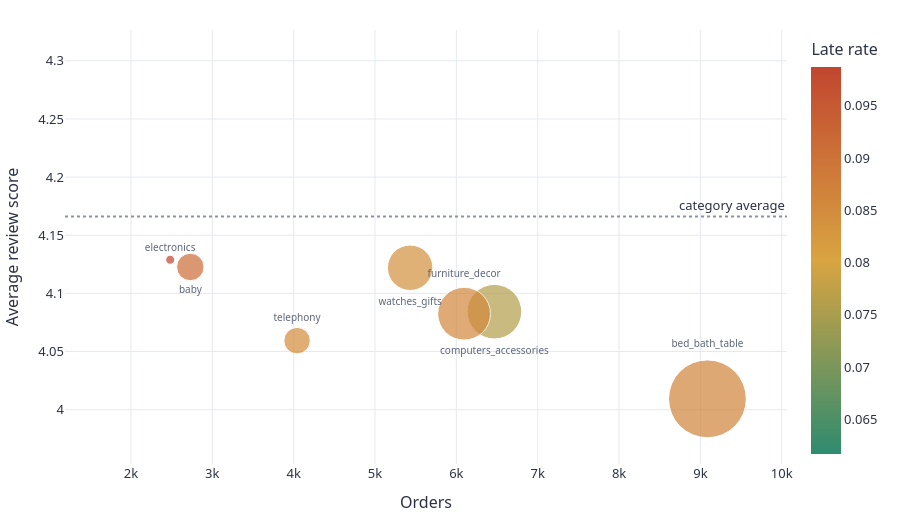

The cell this chart's notebook holds for it:
### Markdown cell above
---
# 5. Where is the risk concentrated?

Now the Satisfaction-at-Risk metric from notebook 01 earns its keep. Every segment below is
ranked by excess detractors (how many one- and two-star reviews would vanish if it merely
behaved like the marketplace average) rather than by its raw score.

### Code cell
cat = A.category_view(base, baseline)
V.fig_category_risk(cat)

### Figure 1 — Plotly figure (JSON) as saved in the notebook; plotly's stock layout.template omitted (floating-point values rounded to 4 significant figures)
{"data": [{"hovertemplate": "<b>%{hovertext}</b><br><br>Orders=%{x}<br>Average review score=%{y}<br>gmv_exposure=%{marker.size}<br>label=%{text}<br>Late rate=%{marker.color}<extra></extra>", "hovertext": ["bed_bath_table", "health_beauty", "sports_leisure", "computers_accessories", "furniture_decor", "housewares", "watches_gifts", "telephony", "auto", "toys", "cool_stuff", "garden_tools", "perfumery", "baby", "electronics", "stationery", "fashion_bags_accessories", "pet_shop"], "legendgroup": "", "marker": {"color": [0.08651, 0.08851, 0.07724, 0.07607, 0.08597, 0.06919, 0.08395, 0.08511, 0.08577, 0.07361, 0.06724, 0.07998, 0.07451, 0.09121, 0.09871, 0.07754, 0.0663, 0.06168], "coloraxis": "coloraxis", "size": [30270.0, 0.0, 0.0, 14900.0, 13940.0, 0.0, 10330.0, 3511.0, 0.0, 0.0, 0.0, 0.0, 0.0, 3770.0, 405.3, 0.0, 0.0, 0.0], "sizemode": "area", "sizeref": 10.01, "symbol": "circle"}, "mode": "markers+text", "name": "", "orientation": "v", "showlegend": false, "text": ["bed_bath_table", "", "", "computers_accessories", "furniture_decor", "", "watches_gifts", "telephony", "", "", "", "", "", "baby", "electronics", "", "", ""], "textfont": {"color": "#5c667c", "size": 10}, "textposition": ["top center", "top center", "top center", "bottom center", "top center", "top center", "bottom center", "top center", "top center", "top center", "top center", "top center", "top center", "bottom center", "top center", "top center", "top center", "top center"], "type": "scatter", "x": [9086, 8530, 7431, 6468, 6095, 5637, 5432, 4042, 3766, 3736, 3495, 3376, 3033, 2730, 2482, 2231, 1795, 1670], "xaxis": "x", "y": [4.009, 4.235, 4.235, 4.084, 4.083, 4.208, 4.122, 4.059, 4.155, 4.242, 4.229, 4.201, 4.265, 4.123, 4.129, 4.305, 4.245, 4.275], "yaxis": "y"}], "layout": {"annotations": [{"showarrow": false, "text": "category average", "x": 1, "xanchor": "right", "xref": "x domain", "y": 4.166, "yanchor": "bottom", "yref": "y"}], "coloraxis": {"autocolorscale": false, "colorbar": {"title": {"text": "Late rate"}}, "colorscale": [[0.0, "#2e8b6f"], [0.5, "#d9a441"], [1.0, "#c1462f"]]}, "font": {"color": "#2b3245", "family": "IBM Plex Sans, Segoe UI, Helvetica, Arial, sans-serif", "size": 13}, "height": 520, "hoverlabel": {"font": {"family": "IBM Plex Sans, Segoe UI, Helvetica, Arial, sans-serif"}}, "legend": {"itemsizing": "constant", "orientation": "h", "title": {"text": ""}, "tracegroupgap": 0, "x": 0, "y": 1.02, "yanchor": "bottom"}, "margin": {"b": 50, "l": 60, "r": 30, "t": 30}, "paper_bgcolor": "#ffffff", "plot_bgcolor": "#ffffff", "shapes": [{"line": {"color": "#8a93a5", "dash": "dot"}, "type": "line", "x0": 0, "x1": 1, "xref": "x domain", "y0": 4.166, "y1": 4.166, "yref": "y"}], "xaxis": {"anchor": "y", "domain": [0.0, 1.0], "gridcolor": "#e6e9ef", "title": {"text": "Orders"}, "zeroline": false}, "yaxis": {"anchor": "x", "domain": [0.0, 1.0], "gridcolor": "#e6e9ef", "title": {"text": "Average review score"}, "zeroline": false}}}
